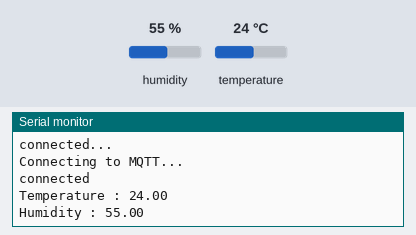
The sketch below on a simulated ESP8266 (NodeMCU). On the bench: the last lines printed to the serial monitor. The test bench sets the inputs (shaded band); at power-on: humidity 55 %, temperature 24 °C. WiFi joins after 1.5 s; servers stay silent unless stated; no MQTT or app messages arrive unless stated.

Above: at 2.7 s.
2.8 s: humidity set to 22 %
At 4.9 s:
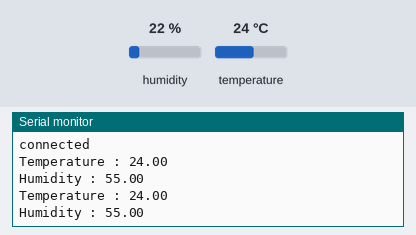
7.7 s: temperature set to 12 °C
At 9.2 s:
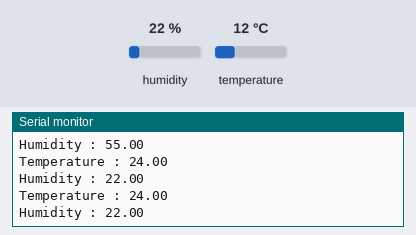
12.6 s: humidity set to 40 %
At 14.6 s:
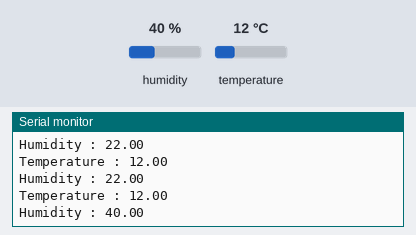
Timing chart, 0 to 16.1 s (numbered marks = the images above; inputs shaded):
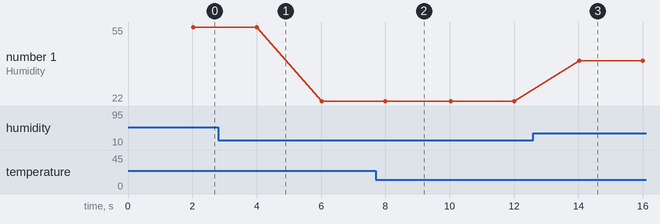

Measured:
- after the input at 12.6 s, the serial monitor: prints a new line after 1.4 s (image 3)
- plotted number 1: 55 → 22 after the input at 2.8 s, 22 → 40 after the input at 12.6 s

The sketch:

ArduinoHiveMqttPubSubLocalHost_V2.ino
```cpp
//#include <ESP8266WiFi.h>

//needed for library
//#include <DNSServer.h>
#include <ESP8266WebServer.h>
#include <WiFiManager.h>
#include <DHT.h>
#include <PubSubClient.h>

#define DHTPIN 14 // Digital pin connected to the DHT sensor
//#define LED D2
// Uncomment the type of sensor in use:
#define DHTTYPE DHT11 // DHT 11
//#define DHTTYPE DHT22 // DHT 22 (AM2302)
//#define DHTTYPE DHT21 // DHT 21 (AM2301)
DHT dht(DHTPIN, DHTTYPE);

unsigned long previousMillis = 0;
unsigned long interval = 2000;

const char* mqttServer = "...";
const int mqttPort = 1883;

void callback(char* topic, byte* payload, unsigned int length) {

  Serial.print("Message arrived in topic: ");
  Serial.println(topic);

  Serial.print("Message:");
    Serial.println();

  String message = "";
  for (int i = 0; i < length; i++) {
    Serial.print((char)payload[i]);
    message+=(char)payload[i];
  }
  Serial.println("-----------------------");
  //if(String(topic)=="LED"){
    //if(message=="LED ON"){
      //digitalWrite(LED,HIGH);
      //Serial.println("LED IS ON");
    //}
    //else{
      //digitalWrite(LED,LOW);
    //}
  }

//}

WiFiClient espClient;
PubSubClient client(mqttServer, mqttPort, callback, espClient);


void setup() {
  // put your setup code here, to run once:
  Serial.begin(115200);
  //pinMode(LED,OUTPUT);
  //digitalWrite(LED,LOW);
  //WiFiManager
  //Local intialization. Once its business is done, there is no need to keep it around
  WiFiManager wifiManager;
  //reset saved settings
// wifiManager.resetSettings();

  //set custom ip for portal
  //wifiManager.setAPStaticIPConfig(IPAddress(10,0,1,1), IPAddress(10,0,1,1), IPAddress(255,255,255,0));

  //fetches ssid and pass from eeprom and tries to connect
  //if it does not connect it starts an access point with the specified name
  //here  "AutoConnectAP"
  //and goes into a blocking loop awaiting configuration
  wifiManager.autoConnect("AutoConnectAP");
  //or use this for auto generated name ESP + ChipID
  //wifiManager.autoConnect();


  //if you get here you have connected to the WiFi
  Serial.println("connected...");
  dht.begin();
  client.setServer(mqttServer, mqttPort);
  client.setCallback(callback);
    while (!client.connected()) {
    Serial.println("Connecting to MQTT...");

    if (client.connect("ESP8266Client" )) {
      //client.subscribe("LED");
      Serial.println("connected");

    } else {

      Serial.print("failed with state: ");
      Serial.print(client.state());
      delay(2000);

    }
}
}

void loop() {
    client.loop();
unsigned long currentMillis = millis();
  if (currentMillis - previousMillis >= interval) {
    // save the last time you updated the DHT values
    previousMillis = currentMillis;
    float t = dht.readTemperature();
    float h = dht.readHumidity();
    if(!isnan(h)&&!isnan(t)){
      Serial.println("Temperature : " +String(t));
      Serial.println("Humidity : " +String(h));
      String toSend = String(t) + "," +String(h);
      client.publish("data",toSend.c_str());
    }

  }
}
```
